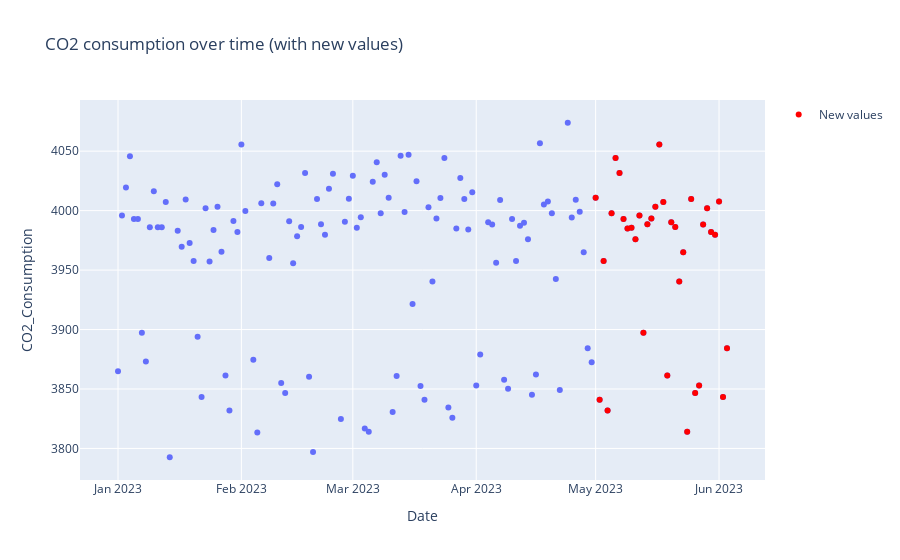

The notebook cell saved with this chart:
### Code cell
df.reset_index(inplace=True)
fig = px.scatter(
    df,
    x="Date",
    y="CO2_Consumption",
    title="CO2 consumption over time (with new values)",
)
fig.add_scatter(
    x=sample.index,
    y=sample.CO2_Consumption,
    mode="markers",
    marker=dict(color="red"),
    name="New values",
)
fig.show()

### Figure 1 — Plotly figure (JSON) as saved in the notebook; plotly's stock layout.template omitted (floating-point values rounded to 4 significant figures; data arrays with more than 128 entries replaced by an {"elided": "..."} marker saying what was removed)
{"data": [{"hovertemplate": "Date=%{x}<br>CO2_Consumption=%{y}<extra></extra>", "legendgroup": "", "marker": {"color": "#636efa", "symbol": "circle"}, "mode": "markers", "name": "", "orientation": "v", "showlegend": false, "type": "scatter", "x": {"elided": "148 str values"}, "xaxis": "x", "y": {"elided": "148 float values"}, "yaxis": "y"}, {"marker": {"color": "red"}, "mode": "markers", "name": "New values", "type": "scatter", "x": ["2023-05-01T00:00:00", "2023-05-02T00:00:00", "2023-05-03T00:00:00", "2023-05-04T00:00:00", "2023-05-05T00:00:00", "2023-05-06T00:00:00", "2023-05-07T00:00:00", "2023-05-08T00:00:00", "2023-05-09T00:00:00", "2023-05-10T00:00:00", "2023-05-11T00:00:00", "2023-05-12T00:00:00", "2023-05-13T00:00:00", "2023-05-14T00:00:00", "2023-05-15T00:00:00", "2023-05-16T00:00:00", "2023-05-17T00:00:00", "2023-05-18T00:00:00", "2023-05-19T00:00:00", "2023-05-20T00:00:00", "2023-05-21T00:00:00", "2023-05-22T00:00:00", "2023-05-23T00:00:00", "2023-05-24T00:00:00", "2023-05-25T00:00:00", "2023-05-26T00:00:00", "2023-05-27T00:00:00", "2023-05-28T00:00:00", "2023-05-29T00:00:00", "2023-05-30T00:00:00", "2023-05-31T00:00:00", "2023-06-01T00:00:00", "2023-06-02T00:00:00", "2023-06-03T00:00:00"], "y": [4011.0, 3841.0, 3958.0, 3832.0, 3998.0, 4044.0, 4032.0, 3993.0, 3985.0, 3986.0, 3976.0, 3996.0, 3897.0, 3988.0, 3993.0, 4003.0, 4056.0, 4007.0, 3861.0, 3990.0, 3986.0, 3940.0, 3965.0, 3814.0, 4010.0, 3847.0, 3853.0, 3988.0, 4002.0, 3982.0, 3980.0, 4008.0, 3843.0, 3884.0]}], "layout": {"legend": {"tracegroupgap": 0}, "title": {"text": "CO2 consumption over time (with new values)"}, "xaxis": {"anchor": "y", "domain": [0, 1], "title": {"text": "Date"}}, "yaxis": {"anchor": "x", "domain": [0, 1], "title": {"text": "CO2_Consumption"}}}}
